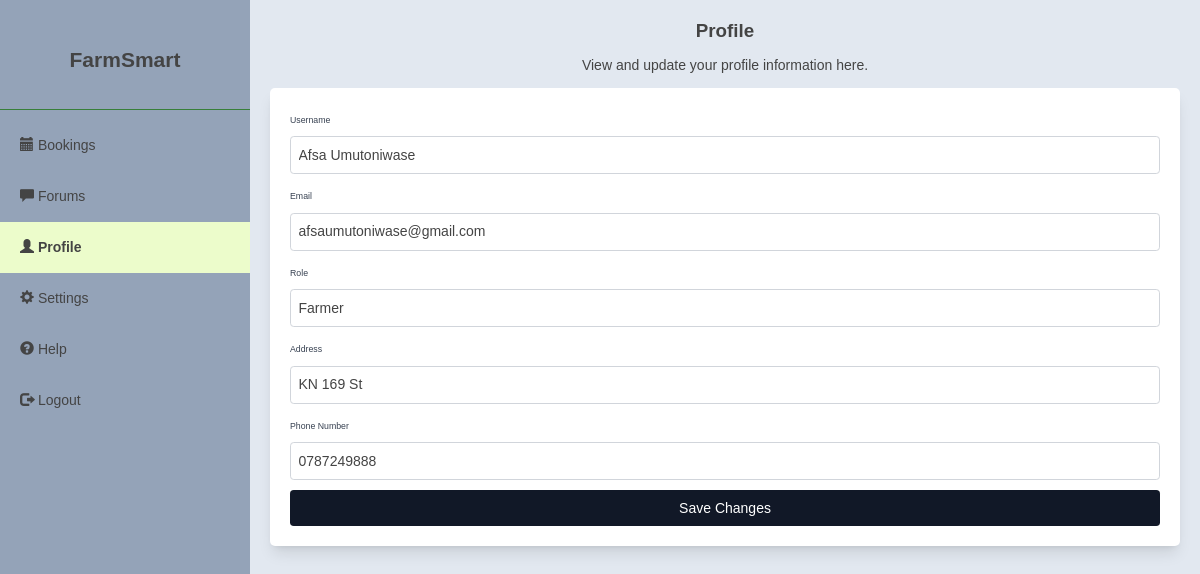
Page /expert-profile (signed in) on the earlier database version.
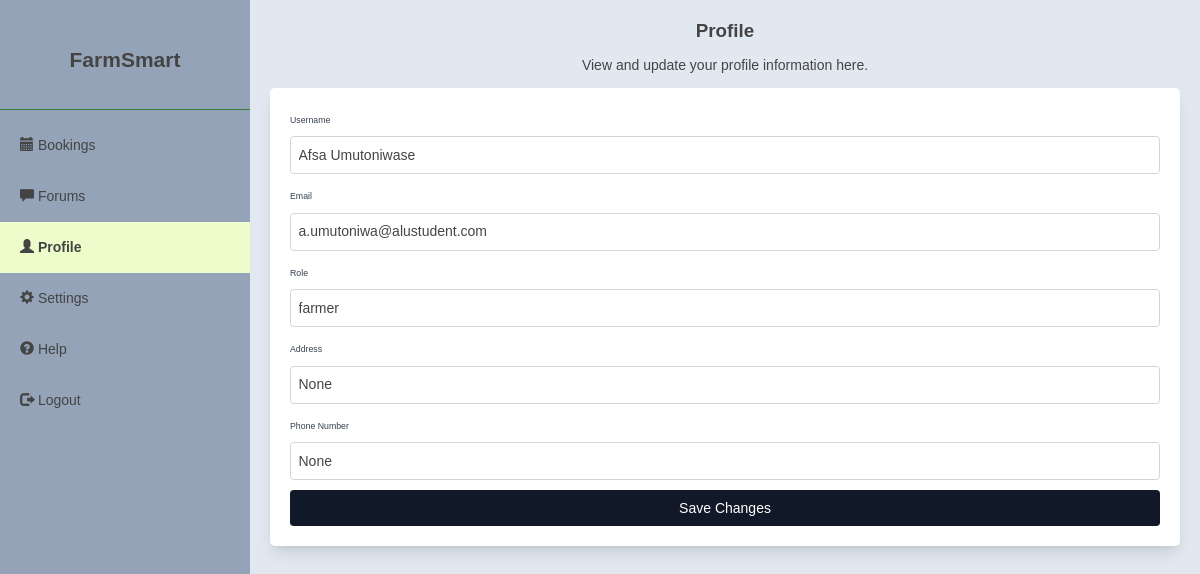
Same page on the later database version.
### app.py (models this page shows, shortened)
class User(UserMixin, db.Model):
    id = db.Column(db.Integer, primary_key=True)
    username = db.Column(db.String(120), unique=True, nullable=False)
    email = db.Column(db.String(120), unique=True, nullable=False)
    password_hash = db.Column(db.String(128))
    role = db.Column(db.String(50))
    address = db.Column(db.String(200))
    phone = db.Column(db.String(20))
    profile_image_url = db.Column(db.String(200), nullable=True)
    profile_complete = db.Column(db.Boolean, default=False)

### app.py (the view, shortened to what this page needs)
@app.route('/expert-profile')
@login_required
def expert_profile():
    return render_template('expert-profile.html', user=current_user)

### app.py (called while the page is built)
@login_manager.user_loader
def load_user(user_id):
    return User.query.get(int(user_id))

### templates/expert-profile.html (shortened to what this page needs)
{% extends 'expert-base.html' %}
{% block content %}
    <div class="flex flex-col items-center text-center">
        <h1 class="text-3xl font-semibold mb-6">Profile</h1>
        <h4 class="text-black-600 mb-6">View and update your profile information here.</h4>
    </div>
    <div class="bg-white shadow-lg rounded-lg p-8 space-y-8">
        <form method="POST" action="{{ url_for('profile') }}" enctype="multipart/form-data" class="space-y-4">
            <div class="space-y-2">
                <label for="username" class="text-sm font-medium text-gray-700">Username</label>
                <input type="text" id="username" name="username" class="w-full p-3 border border-gray-300 rounded-md" value="{{ user.username }}" readonly>
            </div>
            <div class="space-y-2">
                <label for="email" class="text-sm font-medium text-gray-700">Email</label>
                <input type="email" id="email" name="email" class="w-full p-3 border border-gray-300 rounded-md" value="{{ user.email }}" readonly>
            </div>
            <div class="space-y-2">
                <label for="role" class="text-sm font-medium text-gray-700">Role</label>
                <input type="text" id="role" name="role" class="w-full p-3 border border-gray-300 rounded-md" value="{{ user.role }}" readonly>
            </div>
            <div class="space-y-2">
                <label for="address" class="text-sm font-medium text-gray-700">Address</label>
                <input type="text" id="address" name="address" class="w-full p-3 border border-gray-300 rounded-md" value="{{ user.address }}">
            </div>
            <div class="space-y-2">
                <label for="phone" class="text-sm font-medium text-gray-700">Phone Number</label>
                <input type="tel" id="phone" name="phone" class="w-full p-3 border border-gray-300 rounded-md" value="{{ user.phone }}">
            </div>
            <button type="submit" class="w-full py-3 bg-gray-900 text-white rounded-md hover:bg-gray-600 transition">Save Changes</button>
        </form>
    </div>
{% endblock %}

Differences in the rows shown:
changed User "Afsa Umutoniwase": email "afsaumutoniwase@gmail.com" → "a.umutoniwa@alustudent.com"; role "Farmer" → "farmer"; address "KN 169 St" → "None"; phone "0787249888" → "None"
